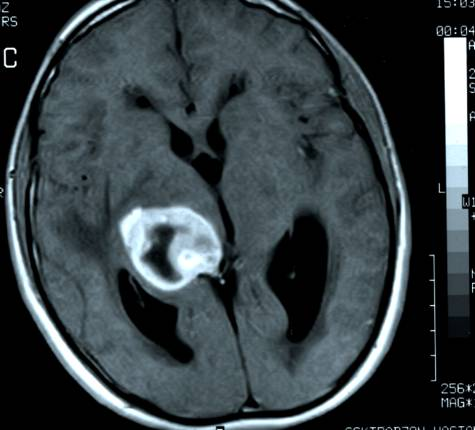
#> input picture images/beyin.jpg, 475 x 430 px
$ jupyter execute main.ipynb
#> lines starting #> are read from the running program, lines starting #| are printed output that depends on the picture; after the words box and inside, x2 and y2 are one past the last pixel; in counts of white or black regions, pixels touching at a corner belong together
[cell 1]
import cv2 as cv
import numpy as np
import matplotlib.pyplot as plt

[cell 2]
image = cv.imread('./images/beyin.jpg', cv.IMREAD_GRAYSCALE)
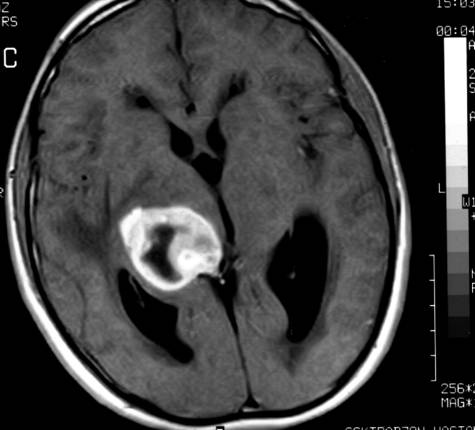
#> image: shape (430, 475); min 0, max 255, mean 62.2

[cell 3]
blurred = cv.GaussianBlur(image, (5,5), 0)

plt.imshow(blurred, cmap='gray'), plt.title('Gaussian Blur')
plt.show()

[cell 4]
clahe = cv.createCLAHE(clipLimit=2, tileGridSize=(8,8))
clahe_img = clahe.apply(image)
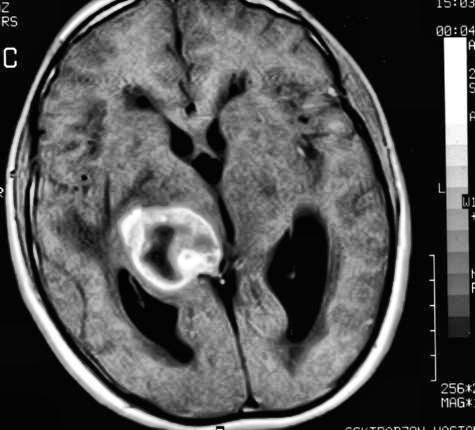
#> clahe_img: shape (430, 475); min 1, max 255, mean 84

plt.imshow(clahe_img, cmap='gray'), plt.title('CLAHE')
plt.show()

[cell 5]
canny = cv.Canny(clahe_img, 125, 175)
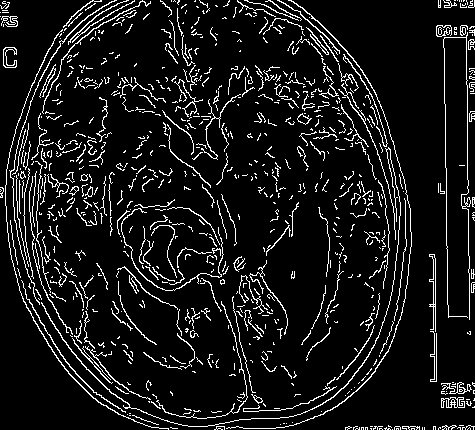
#> canny: shape (430, 475); 9.1% white in thin lines or dots

plt.imshow(canny, cmap='gray'), plt.title('Canny')
plt.show()

[cell 6]
ret, thresh = cv.threshold(clahe_img, 175, 255, cv.THRESH_BINARY)
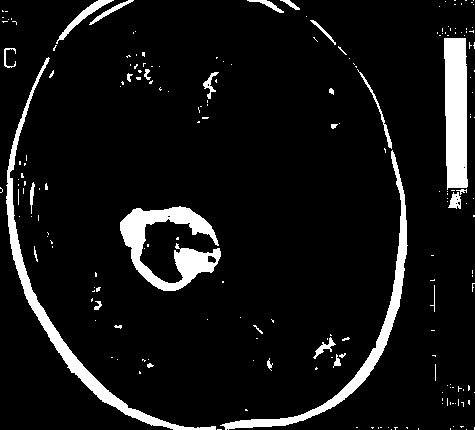
#> thresh: shape (430, 475); 7.9% white; 201 white regions (173 under 20 px), largest, box (x1, y1, x2, y2) and area: (6, 57, 216, 430) 3609, (120, 206, 221, 291) 3553, (444, 38, 468, 190) 3210

plt.imshow(thresh, cmap='gray'), plt.title('Threshold')
plt.show()
